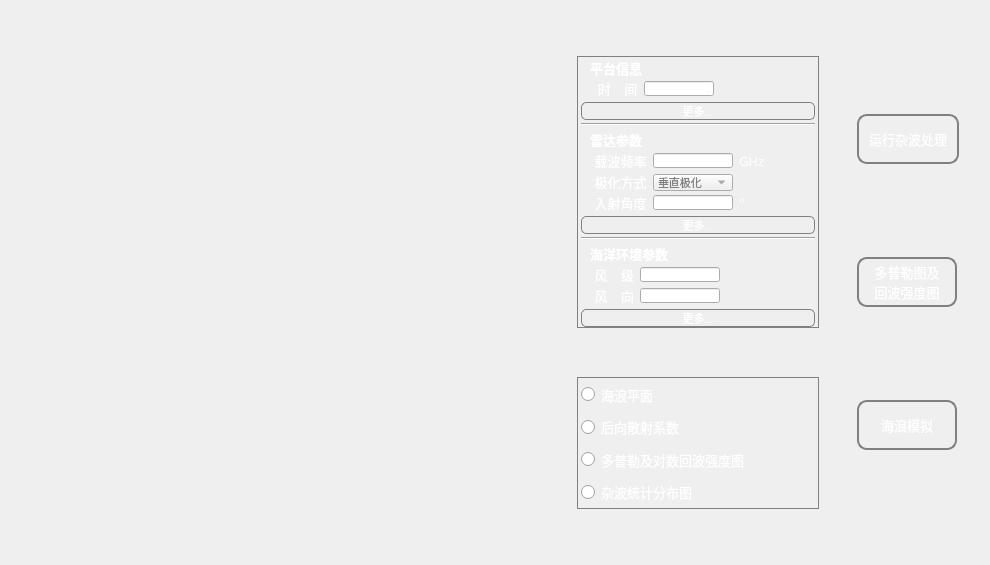
<?xml version="1.0" encoding="UTF-8"?>
<ui version="4.0">
 <class>MainWindow</class>
 <widget class="QMainWindow" name="MainWindow">
  <property name="geometry">
   <rect>
    <x>0</x>
    <y>0</y>
    <width>990</width>
    <height>565</height>
   </rect>
  </property>
  <property name="sizePolicy">
   <sizepolicy hsizetype="Expanding" vsizetype="Expanding">
    <horstretch>0</horstretch>
    <verstretch>0</verstretch>
   </sizepolicy>
  </property>
  <property name="cursor">
   <cursorShape>ArrowCursor</cursorShape>
  </property>
  <property name="mouseTracking">
   <bool>true</bool>
  </property>
  <property name="windowTitle">
   <string>海杂波模拟器</string>
  </property>
  <property name="windowIcon">
   <iconset>
    <normaloff>download.png</normaloff>download.png</iconset>
  </property>
  <property name="windowOpacity">
   <double>1.000000000000000</double>
  </property>
  <property name="autoFillBackground">
   <bool>false</bool>
  </property>
  <property name="styleSheet">
   <string notr="true">QMainWindow#MainWindow{padding:0px}</string>
  </property>
  <property name="toolButtonStyle">
   <enum>Qt::ToolButtonIconOnly</enum>
  </property>
  <widget class="QWidget" name="centralWidget">
   <property name="sizePolicy">
    <sizepolicy hsizetype="Expanding" vsizetype="Expanding">
     <horstretch>0</horstretch>
     <verstretch>0</verstretch>
    </sizepolicy>
   </property>
   <property name="cursor">
    <cursorShape>ArrowCursor</cursorShape>
   </property>
   <property name="styleSheet">
    <string notr="true">QWidget#centralWidget{margin:0px}</string>
   </property>
   <layout class="QVBoxLayout" name="verticalLayout_2">
    <item>
     <widget class="QWidget" name="widget_17" native="true">
      <property name="sizePolicy">
       <sizepolicy hsizetype="Expanding" vsizetype="Expanding">
        <horstretch>0</horstretch>
        <verstretch>0</verstretch>
       </sizepolicy>
      </property>
      <property name="styleSheet">
       <string notr="true">QWidget#widget_17{background-image: url(:/img/w69rlkBnY3.jpg)}</string>
      </property>
      <layout class="QHBoxLayout" name="horizontalLayout">
       <item>
        <widget class="QStackedWidget" name="stackedWidget_2">
         <property name="sizePolicy">
          <sizepolicy hsizetype="Expanding" vsizetype="Expanding">
           <horstretch>0</horstretch>
           <verstretch>0</verstretch>
          </sizepolicy>
         </property>
         <property name="maximumSize">
          <size>
           <width>530</width>
           <height>16777215</height>
          </size>
         </property>
         <property name="styleSheet">
          <string notr="true"/>
         </property>
         <property name="currentIndex">
          <number>4</number>
         </property>
         <widget class="QWidget" name="page_5">
          <property name="sizePolicy">
           <sizepolicy hsizetype="Expanding" vsizetype="Expanding">
            <horstretch>0</horstretch>
            <verstretch>0</verstretch>
           </sizepolicy>
          </property>
          <layout class="QVBoxLayout" name="verticalLayout">
           <item>
            <widget class="QWidget" name="widget_5" native="true">
             <property name="sizePolicy">
              <sizepolicy hsizetype="MinimumExpanding" vsizetype="MinimumExpanding">
               <horstretch>0</horstretch>
               <verstretch>0</verstretch>
              </sizepolicy>
             </property>
             <property name="minimumSize">
              <size>
               <width>250</width>
               <height>100</height>
              </size>
             </property>
             <property name="maximumSize">
              <size>
               <width>500</width>
               <height>16777215</height>
              </size>
             </property>
             <property name="styleSheet">
              <string notr="true">QWidget#widget_5{border: 1px solid gray}</string>
             </property>
            </widget>
           </item>
           <item>
            <widget class="QWidget" name="widget" native="true">
             <property name="sizePolicy">
              <sizepolicy hsizetype="Expanding" vsizetype="Expanding">
               <horstretch>0</horstretch>
               <verstretch>0</verstretch>
              </sizepolicy>
             </property>
             <property name="minimumSize">
              <size>
               <width>250</width>
               <height>100</height>
              </size>
             </property>
             <property name="maximumSize">
              <size>
               <width>500</width>
               <height>16777215</height>
              </size>
             </property>
             <property name="font">
              <font>
               <pointsize>10</pointsize>
              </font>
             </property>
             <property name="styleSheet">
              <string notr="true">QWidget#widget {border: 1px solid gray;}</string>
             </property>
            </widget>
           </item>
           <item>
            <widget class="QWidget" name="widget_1" native="true">
             <property name="sizePolicy">
              <sizepolicy hsizetype="Expanding" vsizetype="Expanding">
               <horstretch>0</horstretch>
               <verstretch>0</verstretch>
              </sizepolicy>
             </property>
             <property name="minimumSize">
              <size>
               <width>250</width>
               <height>100</height>
              </size>
             </property>
             <property name="maximumSize">
              <size>
               <width>500</width>
               <height>16777215</height>
              </size>
             </property>
             <property name="styleSheet">
              <string notr="true">QWidget#widget_1{border: 1px solid gray}</string>
             </property>
            </widget>
           </item>
          </layout>
         </widget>
         <widget class="QWidget" name="page_6">
          <layout class="QHBoxLayout" name="horizontalLayout_11">
           <item>
            <layout class="QHBoxLayout" name="horizontalLayout_5">
             <item>
              <layout class="QVBoxLayout" name="verticalLayout_4">
               <item>
                <widget class="QWidget" name="widget_6" native="true">
                 <property name="sizePolicy">
                  <sizepolicy hsizetype="MinimumExpanding" vsizetype="MinimumExpanding">
                   <horstretch>0</horstretch>
                   <verstretch>0</verstretch>
                  </sizepolicy>
                 </property>
                 <property name="minimumSize">
                  <size>
                   <width>250</width>
                   <height>100</height>
                  </size>
                 </property>
                 <property name="maximumSize">
                  <size>
                   <width>500</width>
                   <height>16777215</height>
                  </size>
                 </property>
                </widget>
               </item>
               <item>
                <widget class="QWidget" name="widget_2" native="true">
                 <property name="sizePolicy">
                  <sizepolicy hsizetype="Expanding" vsizetype="Expanding">
                   <horstretch>0</horstretch>
                   <verstretch>0</verstretch>
                  </sizepolicy>
                 </property>
                 <property name="minimumSize">
                  <size>
                   <width>250</width>
                   <height>100</height>
                  </size>
                 </property>
                 <property name="maximumSize">
                  <size>
                   <width>500</width>
                   <height>16777215</height>
                  </size>
                 </property>
                </widget>
               </item>
              </layout>
             </item>
             <item>
              <layout class="QHBoxLayout" name="horizontalLayout_6">
               <property name="spacing">
                <number>6</number>
               </property>
               <item>
                <widget class="QWidget" name="widget_4" native="true">
                 <property name="sizePolicy">
                  <sizepolicy hsizetype="Expanding" vsizetype="Expanding">
                   <horstretch>0</horstretch>
                   <verstretch>0</verstretch>
                  </sizepolicy>
                 </property>
                 <property name="minimumSize">
                  <size>
                   <width>220</width>
                   <height>0</height>
                  </size>
                 </property>
                </widget>
               </item>
              </layout>
             </item>
            </layout>
           </item>
          </layout>
         </widget>
         <widget class="QWidget" name="page_7">
          <layout class="QHBoxLayout" name="horizontalLayout_12">
           <item>
            <layout class="QHBoxLayout" name="horizontalLayout_7">
             <item>
              <layout class="QVBoxLayout" name="verticalLayout_5">
               <item>
                <widget class="QWidget" name="widget_7" native="true">
                 <property name="sizePolicy">
                  <sizepolicy hsizetype="MinimumExpanding" vsizetype="MinimumExpanding">
                   <horstretch>0</horstretch>
                   <verstretch>0</verstretch>
                  </sizepolicy>
                 </property>
                 <property name="minimumSize">
                  <size>
                   <width>250</width>
                   <height>100</height>
                  </size>
                 </property>
                 <property name="maximumSize">
                  <size>
                   <width>500</width>
                   <height>16777215</height>
                  </size>
                 </property>
                </widget>
               </item>
               <item>
                <widget class="QWidget" name="widget_8" native="true">
                 <property name="sizePolicy">
                  <sizepolicy hsizetype="Expanding" vsizetype="Expanding">
                   <horstretch>0</horstretch>
                   <verstretch>0</verstretch>
                  </sizepolicy>
                 </property>
                 <property name="minimumSize">
                  <size>
                   <width>250</width>
                   <height>100</height>
                  </size>
                 </property>
                 <property name="maximumSize">
                  <size>
                   <width>500</width>
                   <height>16777215</height>
                  </size>
                 </property>
                </widget>
               </item>
              </layout>
             </item>
             <item>
              <layout class="QHBoxLayout" name="horizontalLayout_8">
               <property name="spacing">
                <number>6</number>
               </property>
               <item>
                <widget class="QWidget" name="widget_9" native="true">
                 <property name="sizePolicy">
                  <sizepolicy hsizetype="Expanding" vsizetype="Expanding">
                   <horstretch>0</horstretch>
                   <verstretch>0</verstretch>
                  </sizepolicy>
                 </property>
                 <property name="minimumSize">
                  <size>
                   <width>220</width>
                   <height>0</height>
                  </size>
                 </property>
                </widget>
               </item>
              </layout>
             </item>
            </layout>
           </item>
          </layout>
         </widget>
         <widget class="QWidget" name="page_8">
          <layout class="QHBoxLayout" name="horizontalLayout_13">
           <item>
            <layout class="QHBoxLayout" name="horizontalLayout_9">
             <item>
              <layout class="QVBoxLayout" name="verticalLayout_6">
               <item>
                <widget class="QWidget" name="widget_10" native="true">
                 <property name="sizePolicy">
                  <sizepolicy hsizetype="MinimumExpanding" vsizetype="MinimumExpanding">
                   <horstretch>0</horstretch>
                   <verstretch>0</verstretch>
                  </sizepolicy>
                 </property>
                 <property name="minimumSize">
                  <size>
                   <width>250</width>
                   <height>100</height>
                  </size>
                 </property>
                 <property name="maximumSize">
                  <size>
                   <width>500</width>
                   <height>16777215</height>
                  </size>
                 </property>
                </widget>
               </item>
               <item>
                <widget class="QWidget" name="widget_11" native="true">
                 <property name="sizePolicy">
                  <sizepolicy hsizetype="Expanding" vsizetype="Expanding">
                   <horstretch>0</horstretch>
                   <verstretch>0</verstretch>
                  </sizepolicy>
                 </property>
                 <property name="minimumSize">
                  <size>
                   <width>250</width>
                   <height>100</height>
                  </size>
                 </property>
                 <property name="maximumSize">
                  <size>
                   <width>500</width>
                   <height>16777215</height>
                  </size>
                 </property>
                </widget>
               </item>
              </layout>
             </item>
             <item>
              <layout class="QHBoxLayout" name="horizontalLayout_10">
               <property name="spacing">
                <number>6</number>
               </property>
               <item>
                <widget class="QWidget" name="widget_12" native="true">
                 <property name="sizePolicy">
                  <sizepolicy hsizetype="Expanding" vsizetype="Expanding">
                   <horstretch>0</horstretch>
                   <verstretch>0</verstretch>
                  </sizepolicy>
                 </property>
                 <property name="minimumSize">
                  <size>
                   <width>220</width>
                   <height>0</height>
                  </size>
                 </property>
                </widget>
               </item>
              </layout>
             </item>
            </layout>
           </item>
          </layout>
         </widget>
         <widget class="QWidget" name="page_2">
          <layout class="QHBoxLayout" name="horizontalLayout_21">
           <item>
            <layout class="QVBoxLayout" name="verticalLayout_18">
             <item>
              <widget class="QWidget" name="widget_24" native="true">
               <property name="maximumSize">
                <size>
                 <width>510</width>
                 <height>250</height>
                </size>
               </property>
              </widget>
             </item>
             <item>
              <widget class="QWidget" name="widget_21" native="true">
               <property name="maximumSize">
                <size>
                 <width>510</width>
                 <height>250</height>
                </size>
               </property>
              </widget>
             </item>
            </layout>
           </item>
          </layout>
         </widget>
         <widget class="QWidget" name="page">
          <property name="sizePolicy">
           <sizepolicy hsizetype="Expanding" vsizetype="Expanding">
            <horstretch>0</horstretch>
            <verstretch>0</verstretch>
           </sizepolicy>
          </property>
          <layout class="QHBoxLayout" name="horizontalLayout_31">
           <item>
            <layout class="QHBoxLayout" name="horizontalLayout_36">
             <item>
              <widget class="QWidget" name="widget_19" native="true">
               <property name="sizePolicy">
                <sizepolicy hsizetype="Expanding" vsizetype="Expanding">
                 <horstretch>0</horstretch>
                 <verstretch>0</verstretch>
                </sizepolicy>
               </property>
               <property name="minimumSize">
                <size>
                 <width>530</width>
                 <height>400</height>
                </size>
               </property>
               <property name="maximumSize">
                <size>
                 <width>530</width>
                 <height>16777215</height>
                </size>
               </property>
              </widget>
             </item>
            </layout>
           </item>
          </layout>
         </widget>
        </widget>
       </item>
       <item>
        <widget class="QWidget" name="widget_3" native="true">
         <property name="sizePolicy">
          <sizepolicy hsizetype="Expanding" vsizetype="Expanding">
           <horstretch>0</horstretch>
           <verstretch>0</verstretch>
          </sizepolicy>
         </property>
         <property name="maximumSize">
          <size>
           <width>9999</width>
           <height>9999</height>
          </size>
         </property>
         <layout class="QVBoxLayout" name="verticalLayout_7">
          <item>
           <widget class="QWidget" name="widget_20" native="true">
            <property name="sizePolicy">
             <sizepolicy hsizetype="Expanding" vsizetype="Expanding">
              <horstretch>0</horstretch>
              <verstretch>0</verstretch>
             </sizepolicy>
            </property>
            <property name="minimumSize">
             <size>
              <width>270</width>
              <height>0</height>
             </size>
            </property>
            <property name="maximumSize">
             <size>
              <width>270</width>
              <height>300</height>
             </size>
            </property>
            <property name="styleSheet">
             <string notr="true">QWidget#widget_20{background-image:url(:/img/5njp9xK6q95.png)}</string>
            </property>
            <layout class="QVBoxLayout" name="verticalLayout_14">
             <item>
              <widget class="QWidget" name="widget_16" native="true">
               <property name="styleSheet">
                <string notr="true">QWidget#widget_16{border: 1px solid gray;margin-left:5px;margin-right:5px;margin-bottom:5px;margin-top:5px}</string>
               </property>
               <layout class="QVBoxLayout" name="verticalLayout_20">
                <item>
                 <widget class="QLabel" name="label_5">
                  <property name="minimumSize">
                   <size>
                    <width>0</width>
                    <height>16</height>
                   </size>
                  </property>
                  <property name="maximumSize">
                   <size>
                    <width>16777215</width>
                    <height>16</height>
                   </size>
                  </property>
                  <property name="font">
                   <font>
                    <family>黑体</family>
                    <pointsize>10</pointsize>
                    <weight>75</weight>
                    <bold>true</bold>
                    <underline>false</underline>
                   </font>
                  </property>
                  <property name="styleSheet">
                   <string notr="true">QLabel#label_5{margin-left:5px;margin-right:5px;color:white}</string>
                  </property>
                  <property name="text">
                   <string>平台信息</string>
                  </property>
                  <property name="textFormat">
                   <enum>Qt::AutoText</enum>
                  </property>
                 </widget>
                </item>
                <item>
                 <layout class="QHBoxLayout" name="horizontalLayout_3">
                  <property name="leftMargin">
                   <number>0</number>
                  </property>
                  <property name="topMargin">
                   <number>0</number>
                  </property>
                  <item>
                   <widget class="QLabel" name="label_4">
                    <property name="font">
                     <font>
                      <family>黑体</family>
                      <pointsize>10</pointsize>
                     </font>
                    </property>
                    <property name="styleSheet">
                     <string notr="true">QLabel#label_4{color:white}</string>
                    </property>
                    <property name="text">
                     <string>     时    间</string>
                    </property>
                   </widget>
                  </item>
                  <item>
                   <widget class="QLineEdit" name="lineEdit_2">
                    <property name="sizePolicy">
                     <sizepolicy hsizetype="Expanding" vsizetype="Expanding">
                      <horstretch>0</horstretch>
                      <verstretch>0</verstretch>
                     </sizepolicy>
                    </property>
                    <property name="minimumSize">
                     <size>
                      <width>0</width>
                      <height>0</height>
                     </size>
                    </property>
                    <property name="maximumSize">
                     <size>
                      <width>70</width>
                      <height>16777215</height>
                     </size>
                    </property>
                   </widget>
                  </item>
                  <item>
                   <spacer name="horizontalSpacer_2">
                    <property name="orientation">
                     <enum>Qt::Horizontal</enum>
                    </property>
                    <property name="sizeHint" stdset="0">
                     <size>
                      <width>40</width>
                      <height>20</height>
                     </size>
                    </property>
                   </spacer>
                  </item>
                 </layout>
                </item>
                <item>
                 <widget class="QPushButton" name="pushButton_5">
                  <property name="minimumSize">
                   <size>
                    <width>0</width>
                    <height>18</height>
                   </size>
                  </property>
                  <property name="font">
                   <font>
                    <family>黑体</family>
                    <pointsize>8</pointsize>
                   </font>
                  </property>
                  <property name="styleSheet">
                   <string notr="true">QPushButton#pushButton_5{border:1px solid gray;border-radius: 5px;color:white; }</string>
                  </property>
                  <property name="text">
                   <string>更多...</string>
                  </property>
                 </widget>
                </item>
                <item>
                 <widget class="Line" name="line">
                  <property name="windowModality">
                   <enum>Qt::NonModal</enum>
                  </property>
                  <property name="font">
                   <font>
                    <pointsize>9</pointsize>
                   </font>
                  </property>
                  <property name="autoFillBackground">
                   <bool>false</bool>
                  </property>
                  <property name="styleSheet">
                   <string notr="true"/>
                  </property>
                  <property name="frameShadow">
                   <enum>QFrame::Sunken</enum>
                  </property>
                  <property name="lineWidth">
                   <number>1</number>
                  </property>
                  <property name="orientation">
                   <enum>Qt::Horizontal</enum>
                  </property>
                 </widget>
                </item>
                <item>
                 <widget class="QLabel" name="label">
                  <property name="font">
                   <font>
                    <family>黑体</family>
                    <pointsize>10</pointsize>
                    <weight>75</weight>
                    <bold>true</bold>
                   </font>
                  </property>
                  <property name="styleSheet">
                   <string notr="true">QLabel#label{margin-left:5px;margin-right:5px;color:white}</string>
                  </property>
                  <property name="text">
                   <string>雷达参数</string>
                  </property>
                 </widget>
                </item>
                <item>
                 <layout class="QHBoxLayout" name="horizontalLayout_25">
                  <item>
                   <widget class="QLabel" name="label_46">
                    <property name="font">
                     <font>
                      <family>黑体</family>
                      <pointsize>10</pointsize>
                     </font>
                    </property>
                    <property name="styleSheet">
                     <string notr="true">QLabel#label_46{color:white}</string>
                    </property>
                    <property name="text">
                     <string>    载波频率</string>
                    </property>
                   </widget>
                  </item>
                  <item>
                   <widget class="QLineEdit" name="lineEdit_22">
                    <property name="maximumSize">
                     <size>
                      <width>80</width>
                      <height>16777215</height>
                     </size>
                    </property>
                    <property name="font">
                     <font>
                      <family>黑体</family>
                     </font>
                    </property>
                   </widget>
                  </item>
                  <item>
                   <widget class="QLabel" name="label_47">
                    <property name="font">
                     <font>
                      <family>黑体</family>
                      <pointsize>10</pointsize>
                     </font>
                    </property>
                    <property name="styleSheet">
                     <string notr="true">QLabel#label_47{color:white}</string>
                    </property>
                    <property name="text">
                     <string>GHz</string>
                    </property>
                   </widget>
                  </item>
                  <item>
                   <spacer name="horizontalSpacer_22">
                    <property name="orientation">
                     <enum>Qt::Horizontal</enum>
                    </property>
                    <property name="sizeHint" stdset="0">
                     <size>
                      <width>40</width>
                      <height>20</height>
                     </size>
                    </property>
                   </spacer>
                  </item>
                 </layout>
                </item>
                <item>
                 <layout class="QHBoxLayout" name="horizontalLayout_23">
                  <item>
                   <widget class="QLabel" name="label_43">
                    <property name="font">
                     <font>
                      <family>黑体</family>
                      <pointsize>10</pointsize>
                     </font>
                    </property>
                    <property name="styleSheet">
                     <string notr="true">QLabel#label_43{color:white}</string>
                    </property>
                    <property name="text">
                     <string>    极化方式</string>
                    </property>
                   </widget>
                  </item>
                  <item>
                   <widget class="QComboBox" name="comboBox">
                    <property name="minimumSize">
                     <size>
                      <width>80</width>
                      <height>17</height>
                     </size>
                    </property>
                    <property name="maximumSize">
                     <size>
                      <width>16777215</width>
                      <height>20</height>
                     </size>
                    </property>
                    <property name="font">
                     <font>
                      <family>黑体</family>
                      <pointsize>8</pointsize>
                     </font>
                    </property>
                    <property name="styleSheet">
                     <string notr="true">QComboBox#comboBox{color:gray}</string>
                    </property>
                    <item>
                     <property name="text">
                      <string>垂直极化</string>
                     </property>
                    </item>
                    <item>
                     <property name="text">
                      <string>水平极化</string>
                     </property>
                    </item>
                   </widget>
                  </item>
                  <item>
                   <spacer name="horizontalSpacer_6">
                    <property name="orientation">
                     <enum>Qt::Horizontal</enum>
                    </property>
                    <property name="sizeHint" stdset="0">
                     <size>
                      <width>40</width>
                      <height>20</height>
                     </size>
                    </property>
                   </spacer>
                  </item>
                 </layout>
                </item>
                <item>
                 <layout class="QHBoxLayout" name="horizontalLayout_30">
                  <item>
                   <widget class="QLabel" name="label_52">
                    <property name="font">
                     <font>
                      <family>黑体</family>
                      <pointsize>10</pointsize>
                     </font>
                    </property>
                    <property name="styleSheet">
                     <string notr="true">QLabel#label_52{color:white}</string>
                    </property>
                    <property name="text">
                     <string>    入射角度</string>
                    </property>
                   </widget>
                  </item>
                  <item>
                   <widget class="QLineEdit" name="lineEdit_26">
                    <property name="maximumSize">
                     <size>
                      <width>80</width>
                      <height>16777215</height>
                     </size>
                    </property>
                    <property name="font">
                     <font>
                      <family>黑体</family>
                     </font>
                    </property>
                   </widget>
                  </item>
                  <item>
                   <widget class="QLabel" name="label_45">
                    <property name="font">
                     <font>
                      <family>黑体</family>
                      <pointsize>10</pointsize>
                     </font>
                    </property>
                    <property name="styleSheet">
                     <string notr="true">QLabel#label_45{color:white}</string>
                    </property>
                    <property name="text">
                     <string>°</string>
                    </property>
                   </widget>
                  </item>
                  <item>
                   <spacer name="horizontalSpacer_21">
                    <property name="orientation">
                     <enum>Qt::Horizontal</enum>
                    </property>
                    <property name="sizeHint" stdset="0">
                     <size>
                      <width>40</width>
                      <height>20</height>
                     </size>
                    </property>
                   </spacer>
                  </item>
                 </layout>
                </item>
                <item>
                 <widget class="QPushButton" name="pushButton_4">
                  <property name="minimumSize">
                   <size>
                    <width>0</width>
                    <height>18</height>
                   </size>
                  </property>
                  <property name="font">
                   <font>
                    <family>黑体</family>
                    <pointsize>8</pointsize>
                   </font>
                  </property>
                  <property name="styleSheet">
                   <string notr="true">QPushButton#pushButton_4{border:1px solid gray;border-radius: 5px;color:white; }</string>
                  </property>
                  <property name="text">
                   <string>更多...</string>
                  </property>
                 </widget>
                </item>
                <item>
                 <widget class="Line" name="line_2">
                  <property name="orientation">
                   <enum>Qt::Horizontal</enum>
                  </property>
                 </widget>
                </item>
                <item>
                 <widget class="QLabel" name="label_2">
                  <property name="font">
                   <font>
                    <family>黑体</family>
                    <pointsize>10</pointsize>
                    <weight>75</weight>
                    <bold>true</bold>
                   </font>
                  </property>
                  <property name="styleSheet">
                   <string notr="true">QLabel#label_2{margin-left:5px;margin-right:5px;color:white}</string>
                  </property>
                  <property name="text">
                   <string>海洋环境参数</string>
                  </property>
                 </widget>
                </item>
                <item>
                 <layout class="QHBoxLayout" name="horizontalLayout_20">
                  <item>
                   <widget class="QLabel" name="label_23">
                    <property name="font">
                     <font>
                      <family>黑体</family>
                      <pointsize>10</pointsize>
                     </font>
                    </property>
                    <property name="styleSheet">
                     <string notr="true">QLabel#label_23{color:white}</string>
                    </property>
                    <property name="text">
                     <string>    风    级</string>
                    </property>
                   </widget>
                  </item>
                  <item>
                   <widget class="QLineEdit" name="lineEdit_11">
                    <property name="minimumSize">
                     <size>
                      <width>80</width>
                      <height>0</height>
                     </size>
                    </property>
                    <property name="maximumSize">
                     <size>
                      <width>80</width>
                      <height>16777215</height>
                     </size>
                    </property>
                    <property name="font">
                     <font>
                      <family>黑体</family>
                     </font>
                    </property>
                   </widget>
                  </item>
                  <item>
                   <spacer name="horizontalSpacer_3">
                    <property name="orientation">
                     <enum>Qt::Horizontal</enum>
                    </property>
                    <property name="sizeHint" stdset="0">
                     <size>
                      <width>40</width>
                      <height>20</height>
                     </size>
                    </property>
                   </spacer>
                  </item>
                 </layout>
                </item>
                <item>
                 <layout class="QHBoxLayout" name="horizontalLayout_2">
                  <item>
                   <widget class="QLabel" name="label_3">
                    <property name="sizePolicy">
                     <sizepolicy hsizetype="Preferred" vsizetype="Preferred">
                      <horstretch>0</horstretch>
                      <verstretch>0</verstretch>
                     </sizepolicy>
                    </property>
                    <property name="font">
                     <font>
                      <family>黑体</family>
                      <pointsize>10</pointsize>
                     </font>
                    </property>
                    <property name="styleSheet">
                     <string notr="true">QLabel#label_3{color:white}</string>
                    </property>
                    <property name="text">
                     <string>    风    向</string>
                    </property>
                   </widget>
                  </item>
                  <item>
                   <widget class="QLineEdit" name="lineEdit">
                    <property name="maximumSize">
                     <size>
                      <width>80</width>
                      <height>16777215</height>
                     </size>
                    </property>
                   </widget>
                  </item>
                  <item>
                   <spacer name="horizontalSpacer">
                    <property name="orientation">
                     <enum>Qt::Horizontal</enum>
                    </property>
                    <property name="sizeHint" stdset="0">
                     <size>
                      <width>40</width>
                      <height>20</height>
                     </size>
                    </property>
                   </spacer>
                  </item>
                 </layout>
                </item>
                <item>
                 <widget class="QPushButton" name="pushButton_3">
                  <property name="minimumSize">
                   <size>
                    <width>0</width>
                    <height>18</height>
                   </size>
                  </property>
                  <property name="font">
                   <font>
                    <family>黑体</family>
                    <pointsize>8</pointsize>
                   </font>
                  </property>
                  <property name="styleSheet">
                   <string notr="true">QPushButton#pushButton_3{border:1px solid gray;border-radius: 5px;color:white; }</string>
                  </property>
                  <property name="text">
                   <string>更多...</string>
                  </property>
                 </widget>
                </item>
               </layout>
              </widget>
             </item>
            </layout>
           </widget>
          </item>
          <item>
           <widget class="QWidget" name="widget_18" native="true">
            <property name="sizePolicy">
             <sizepolicy hsizetype="Expanding" vsizetype="Expanding">
              <horstretch>0</horstretch>
              <verstretch>0</verstretch>
             </sizepolicy>
            </property>
            <property name="maximumSize">
             <size>
              <width>270</width>
              <height>160</height>
             </size>
            </property>
            <property name="styleSheet">
             <string notr="true">QWidget#widget_18{background-image:url(:/img/5njp9xK6q9.png)}</string>
            </property>
            <layout class="QVBoxLayout" name="verticalLayout_3">
             <item>
              <widget class="QWidget" name="widget_14" native="true">
               <property name="styleSheet">
                <string notr="true">QWidget#widget_14{border: 1px solid gray;margin:5px; }</string>
               </property>
               <layout class="QVBoxLayout" name="verticalLayout_13">
                <item>
                 <widget class="QRadioButton" name="radioButton_9">
                  <property name="sizePolicy">
                   <sizepolicy hsizetype="Expanding" vsizetype="Expanding">
                    <horstretch>0</horstretch>
                    <verstretch>0</verstretch>
                   </sizepolicy>
                  </property>
                  <property name="font">
                   <font>
                    <family>黑体</family>
                    <pointsize>10</pointsize>
                   </font>
                  </property>
                  <property name="styleSheet">
                   <string notr="true">QRadioButton#radioButton_9{color:white}</string>
                  </property>
                  <property name="text">
                   <string>海浪平面</string>
                  </property>
                 </widget>
                </item>
                <item>
                 <widget class="QRadioButton" name="radioButton_10">
                  <property name="sizePolicy">
                   <sizepolicy hsizetype="Expanding" vsizetype="Expanding">
                    <horstretch>0</horstretch>
                    <verstretch>0</verstretch>
                   </sizepolicy>
                  </property>
                  <property name="font">
                   <font>
                    <family>黑体</family>
                    <pointsize>10</pointsize>
                   </font>
                  </property>
                  <property name="styleSheet">
                   <string notr="true">
QRadioButton#radioButton_10{color:white}</string>
                  </property>
                  <property name="text">
                   <string>后向散射系数</string>
                  </property>
                 </widget>
                </item>
                <item>
                 <widget class="QRadioButton" name="radioButton_11">
                  <property name="sizePolicy">
                   <sizepolicy hsizetype="Expanding" vsizetype="Expanding">
                    <horstretch>0</horstretch>
                    <verstretch>0</verstretch>
                   </sizepolicy>
                  </property>
                  <property name="font">
                   <font>
                    <family>黑体</family>
                    <pointsize>10</pointsize>
                   </font>
                  </property>
                  <property name="styleSheet">
                   <string notr="true">
QRadioButton#radioButton_11{color:white}</string>
                  </property>
                  <property name="text">
                   <string>多普勒及对数回波强度图</string>
                  </property>
                 </widget>
                </item>
                <item>
                 <widget class="QRadioButton" name="radioButton_7">
                  <property name="sizePolicy">
                   <sizepolicy hsizetype="Expanding" vsizetype="Expanding">
                    <horstretch>0</horstretch>
                    <verstretch>0</verstretch>
                   </sizepolicy>
                  </property>
                  <property name="font">
                   <font>
                    <family>黑体</family>
                    <pointsize>10</pointsize>
                   </font>
                  </property>
                  <property name="styleSheet">
                   <string notr="true">QRadioButton#radioButton_7{color:white}
</string>
                  </property>
                  <property name="text">
                   <string>杂波统计分布图</string>
                  </property>
                 </widget>
                </item>
               </layout>
              </widget>
             </item>
            </layout>
           </widget>
          </item>
         </layout>
        </widget>
       </item>
       <item>
        <widget class="QWidget" name="widget_25" native="true">
         <property name="sizePolicy">
          <sizepolicy hsizetype="Expanding" vsizetype="Expanding">
           <horstretch>0</horstretch>
           <verstretch>0</verstretch>
          </sizepolicy>
         </property>
         <property name="maximumSize">
          <size>
           <width>150</width>
           <height>16777215</height>
          </size>
         </property>
         <property name="font">
          <font>
           <family>黑体</family>
          </font>
         </property>
         <layout class="QVBoxLayout" name="verticalLayout_8">
          <item>
           <widget class="QPushButton" name="pushButton">
            <property name="sizePolicy">
             <sizepolicy hsizetype="Expanding" vsizetype="Expanding">
              <horstretch>0</horstretch>
              <verstretch>0</verstretch>
             </sizepolicy>
            </property>
            <property name="maximumSize">
             <size>
              <width>102</width>
              <height>50</height>
             </size>
            </property>
            <property name="font">
             <font>
              <family>黑体</family>
              <pointsize>10</pointsize>
             </font>
            </property>
            <property name="styleSheet">
             <string notr="true">QPushButton#pushButton{border:2px solid gray;border-radius: 10px;color:white; }</string>
            </property>
            <property name="text">
             <string>运行杂波处理</string>
            </property>
           </widget>
          </item>
          <item>
           <widget class="QPushButton" name="pushButton_8">
            <property name="sizePolicy">
             <sizepolicy hsizetype="Expanding" vsizetype="Expanding">
              <horstretch>0</horstretch>
              <verstretch>0</verstretch>
             </sizepolicy>
            </property>
            <property name="maximumSize">
             <size>
              <width>100</width>
              <height>50</height>
             </size>
            </property>
            <property name="font">
             <font>
              <family>黑体</family>
              <pointsize>10</pointsize>
             </font>
            </property>
            <property name="styleSheet">
             <string notr="true">QPushButton#pushButton_8{border:2px solid gray;border-radius: 10px;color:white;}</string>
            </property>
            <property name="text">
             <string>多普勒图及
回波强度图</string>
            </property>
           </widget>
          </item>
          <item>
           <widget class="QPushButton" name="pushButton_2">
            <property name="sizePolicy">
             <sizepolicy hsizetype="Expanding" vsizetype="Expanding">
              <horstretch>0</horstretch>
              <verstretch>0</verstretch>
             </sizepolicy>
            </property>
            <property name="maximumSize">
             <size>
              <width>100</width>
              <height>50</height>
             </size>
            </property>
            <property name="font">
             <font>
              <family>黑体</family>
              <pointsize>10</pointsize>
             </font>
            </property>
            <property name="styleSheet">
             <string notr="true">QPushButton#pushButton_2 {border:2px solid gray;border-radius: 10px;color:white;}</string>
            </property>
            <property name="text">
             <string>海浪模拟</string>
            </property>
           </widget>
          </item>
         </layout>
        </widget>
       </item>
      </layout>
     </widget>
    </item>
   </layout>
  </widget>
 </widget>
 <resources>
  <include location="img.qrc"/>
 </resources>
 <connections/>
</ui>
